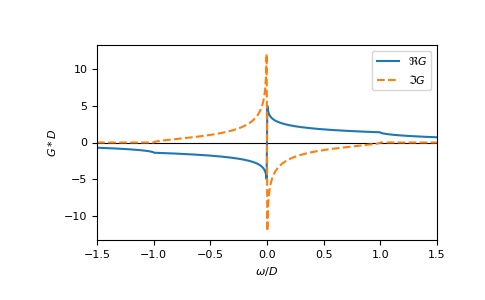

Recreate this plot in Python.
ww = np.linspace(-1.5, 1.5, num=500)
gf_ww = gt.lattice.bcc.gf_z(ww, half_bandwidth=1)

import matplotlib.pyplot as plt
_ = plt.axhline(0, color='black', linewidth=0.8)
_ = plt.plot(ww, gf_ww.real, label=r"$\Re G$")
_ = plt.plot(ww, gf_ww.imag, '--', label=r"$\Im G$")
_ = plt.xlabel(r"$\omega/D$")
_ = plt.ylabel(r"$G*D$")
_ = plt.xlim(left=ww.min(), right=ww.max())
_ = plt.legend()
plt.show()
